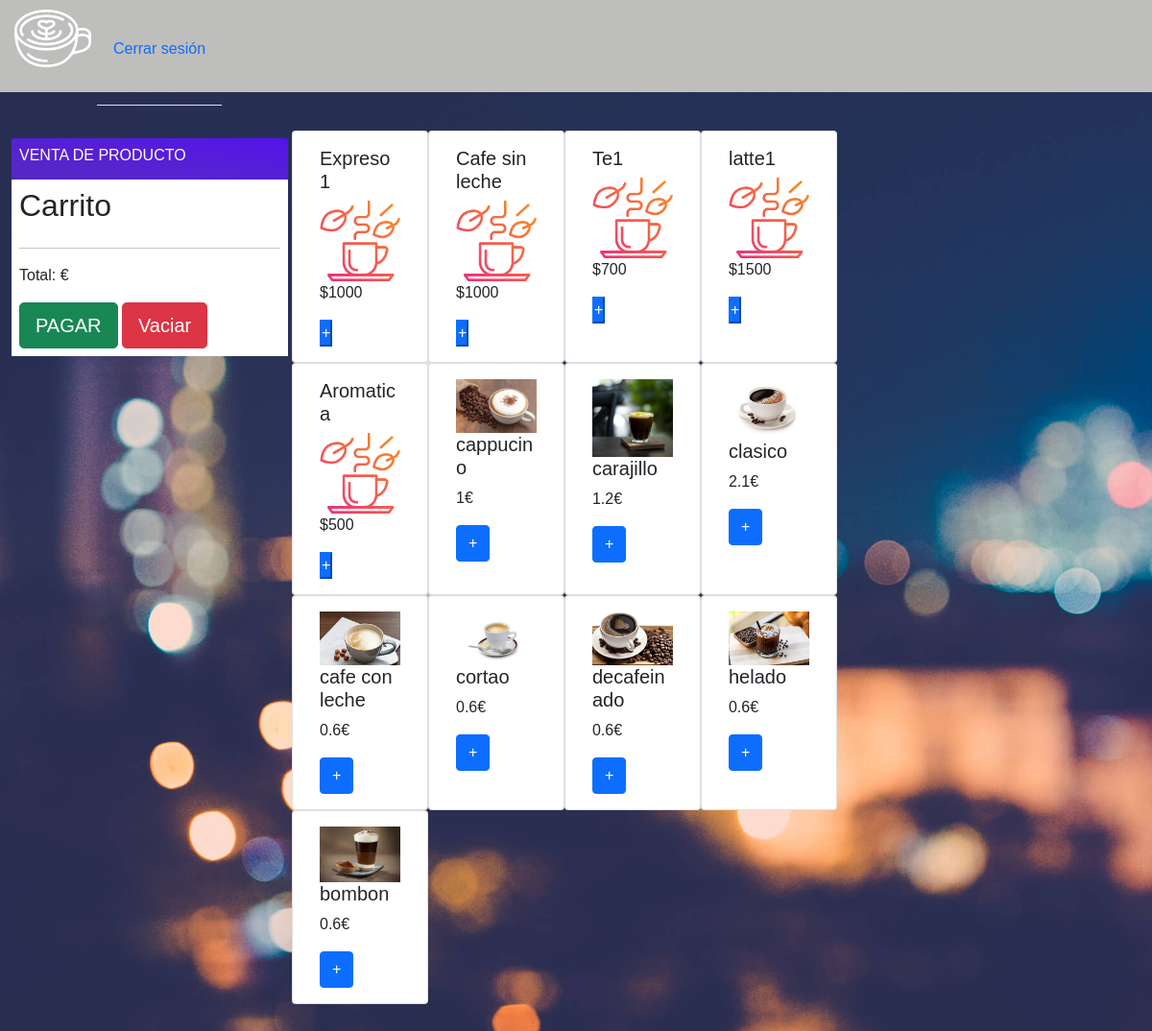
Page /ventas on the earlier database version.
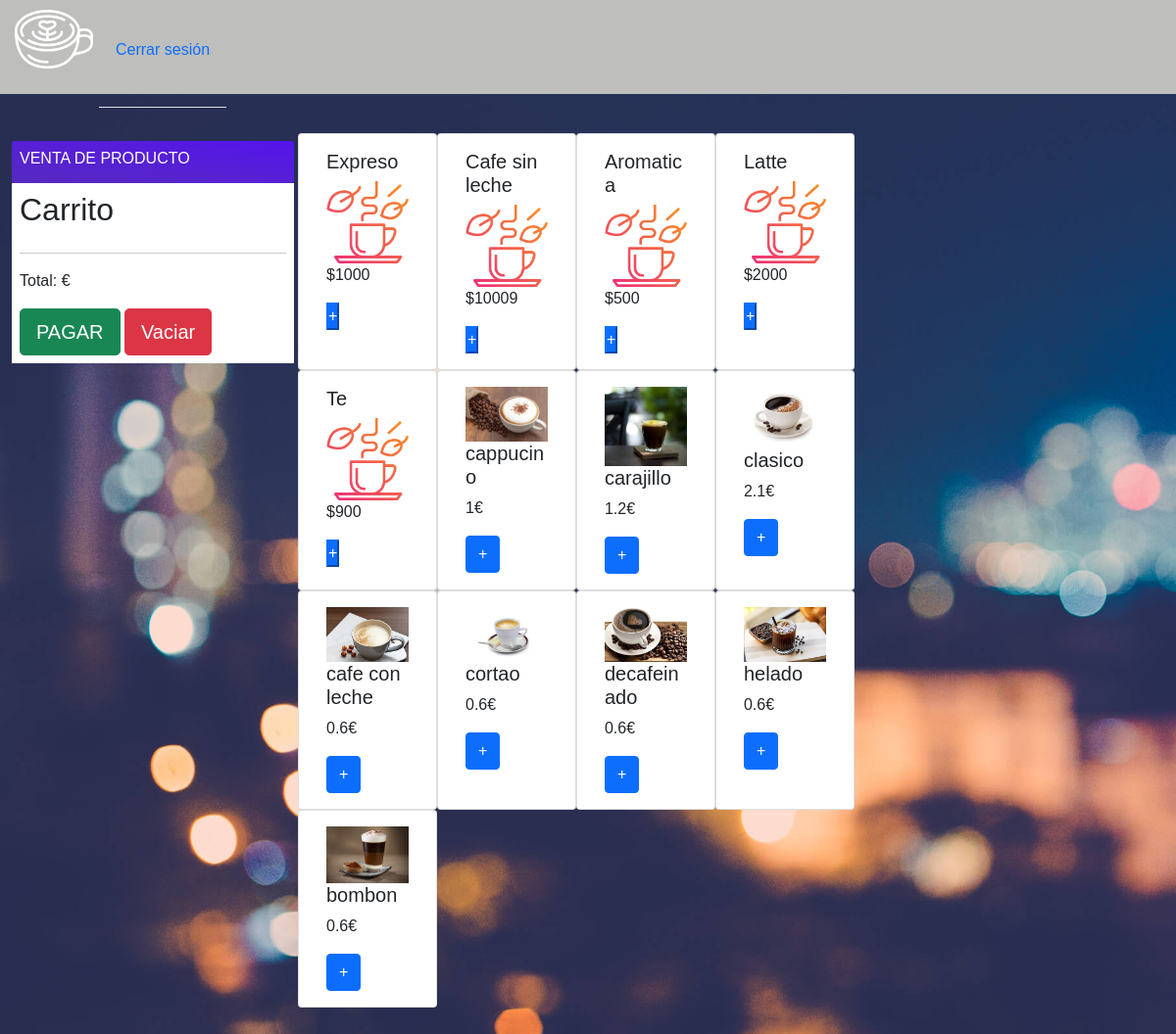
Same page on the later database version.
### tables this page shows
CREATE TABLE productos (id INTEGER PRIMARY KEY AUTOINCREMENT NOT NULL, Nombre STRING NOT NULL, Precio STRING, Cantidad INT, URLimagen STRING CONSTRAINT "img/hot-tea.png" DEFAULT "img/hot-tea.png" NOT NULL);

### app.py (the view)
@app.route('/ventas', methods=['GET', 'POST'])
def ventas():
    if request.method == 'GET':
        con = sqlite3.connect("brioche.db")
        con.row_factory = sqlite3.Row
        cur = con.cursor()
        cur.execute("select * from productos")
        productos = cur.fetchall()
        return render_template('html/administrarVenta.html', productos=productos)
    if request.method == 'POST':
        return render_template('html/administrarVenta.html')

### templates/html/administrarVenta.html (shortened to what this page needs)
<!DOCTYPE html>
<html>
<head>
    <link href="{{url_for('static', filename='css/CajeroRegistroStyle.css')}}" rel="stylesheet">
    <link href="{{url_for('static', filename='css/nav.css')}}" rel="stylesheet">
    <link href='https://cdn.jsdelivr.net/npm/bootstrap@5.0.0-alpha1/dist/css/bootstrap.min.css' rel='stylesheet'>
    <link href='https://cdnjs.cloudflare.com/ajax/libs/font-awesome/4.7.0/css/font-awesome.min.css' rel='stylesheet'>
</head>
<body oncontextmenu='return false' class='snippet-body'>
    <nav class="nav">
        <img src="{{url_for('static', filename='img/latte.png')}}" alt="">
        <ul class="nav nav-tabs">
            <li> <a href="../index.html" class="nav-link">Cerrar sesión</a></li>
        </ul>
    </nav>
    <div class="container-fluid mt-5 mb-5">
        <div class="row g-2">
            <div class="col-md-3">
                <div class="t-products p-2">
                    <h6 class="text-uppercase">Venta De Producto</h6>
                </div>
                <div class="type p-2 mb-2">
                    <aside class="col-sm-12">
                        <h2>Carrito</h2>
                        <hr>
                        <p class="text-right">Total: &euro;</p>
                        <button type="button" class="btn btn-success btn-lg btn-block">PAGAR</button>
                        <button id="boton-vaciar" class="btn btn-danger btn-lg btn-block">Vaciar</button>
                    </aside>
                </div>
            </div>
            <div class="col-md-9">
                <div class="row g-2">
                    <main id="items" class="col-sm-8 row">
                        {% for producto in productos %}
                        <div class="card col-sm-3">
                            <div class="card-body">
                                <h5 class="card-title">{{producto.nombre}}</h5>
                                <img src="{{url_for('static', filename=producto.URLimagen)}}" alt="" class="img-fluid">
                                <p class="card-text"> ${{producto.precio}} </p>
                                <button class="btn, btn-primary" onclick="anyadirCarrito()" marcador="{{producto.id}}">+</button>
                            </div>
                        </div>
                        {% endfor%}
                    </main>
                </div>
            </div>
        </div>
    </div>
</body>
</html>

Differences in the rows shown:
removed productos: nombre "Te1", URLimagen (picture), precio "700"
removed productos: nombre "latte1", URLimagen (picture), precio "1500"
changed productos: nombre "Expreso1" → "Expreso"
changed productos "Cafe sin leche": precio "1000" → "10009"
added productos: nombre "Latte", URLimagen (picture), precio "2000"
added productos: nombre "Te", URLimagen (picture), precio "900"
